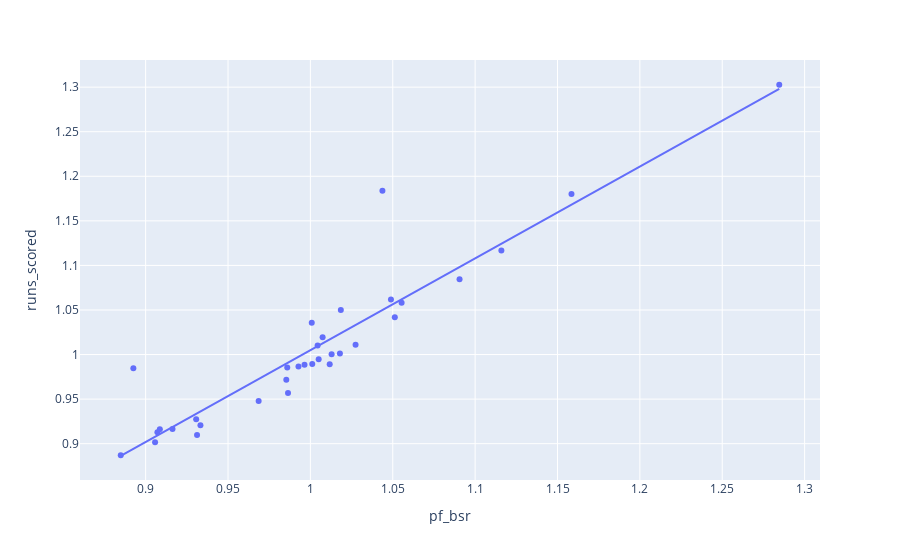

The code cell stored with this chart in its notebook:
### Code cell
# How does the composite BaseRuns-based pf do against runs/PA?
px.scatter(pfs.reset_index(), y='runs_scored', x='pf_bsr', trendline="ols", hover_name='park_id')

### Figure 1 — Plotly figure (JSON) as saved in the notebook; plotly's stock layout.template omitted (floating-point values rounded to 4 significant figures)
{"data": [{"hovertemplate": "<b>%{hovertext}</b><br><br>pf_bsr=%{x}<br>runs_scored=%{y}<extra></extra>", "hovertext": ["ANA01", "ARL02", "ARL03", "ATL02", "ATL03", "BAL12", "BOS07", "BUF05", "CHI11", "CHI12", "CIN09", "CLE08", "DEN02", "DET05", "HOU03", "KAN06", "LOS03", "MIA02", "MIL06", "MIN04", "NYC20", "NYC21", "OAK01", "PHI13", "PHO01", "PIT08", "SAN02", "SEA03", "SFO03", "STL10", "STP01", "TOR02", "WAS11"], "legendgroup": "", "marker": {"color": "#636efa", "symbol": "circle"}, "mode": "markers", "name": "", "orientation": "v", "showlegend": false, "type": "scatter", "x": [0.986, 1.158, 1.005, 0.8925, 1.001, 1.051, 1.116, 1.044, 0.9964, 1.001, 1.091, 1.055, 1.285, 0.9928, 0.9686, 1.018, 0.9864, 0.9057, 1.007, 1.012, 0.8849, 1.004, 0.9163, 1.018, 1.049, 0.9854, 0.9312, 0.9071, 0.9307, 0.9333, 0.9086, 1.013, 1.027], "xaxis": "x", "y": [0.9855, 1.18, 0.9948, 0.9846, 1.036, 1.042, 1.117, 1.184, 0.9886, 0.9895, 1.085, 1.058, 1.303, 0.9867, 0.948, 1.05, 0.9569, 0.9016, 1.019, 0.989, 0.887, 1.01, 0.9165, 1.001, 1.062, 0.9716, 0.9098, 0.9128, 0.9275, 0.9208, 0.9161, 1.0, 1.011], "yaxis": "y"}, {"hovertemplate": "<b>OLS trendline</b><br>runs_scored = 1.03055 * pf_bsr + -0.0257249<br>R<sup>2</sup>=0.868117<br><br>pf_bsr=%{x}<br>runs_scored=%{y} <b>(trend)</b><extra></extra>", "legendgroup": "", "marker": {"color": "#636efa", "symbol": "circle"}, "mode": "lines", "name": "", "showlegend": false, "type": "scatter", "x": [0.8849, 0.8925, 0.9057, 0.9071, 0.9086, 0.9163, 0.9307, 0.9312, 0.9333, 0.9686, 0.9854, 0.986, 0.9864, 0.9928, 0.9964, 1.001, 1.001, 1.004, 1.005, 1.007, 1.012, 1.013, 1.018, 1.018, 1.027, 1.044, 1.049, 1.051, 1.055, 1.091, 1.116, 1.158, 1.285], "xaxis": "x", "y": [0.8862, 0.8941, 0.9077, 0.9091, 0.9107, 0.9186, 0.9334, 0.9339, 0.9361, 0.9725, 0.9898, 0.9904, 0.9908, 0.9974, 1.001, 1.006, 1.006, 1.009, 1.01, 1.012, 1.017, 1.018, 1.023, 1.024, 1.033, 1.05, 1.055, 1.058, 1.062, 1.098, 1.124, 1.168, 1.298], "yaxis": "y"}], "layout": {"legend": {"tracegroupgap": 0}, "margin": {"t": 60}, "xaxis": {"anchor": "y", "domain": [0, 1], "title": {"text": "pf_bsr"}}, "yaxis": {"anchor": "x", "domain": [0, 1], "title": {"text": "runs_scored"}}}}
